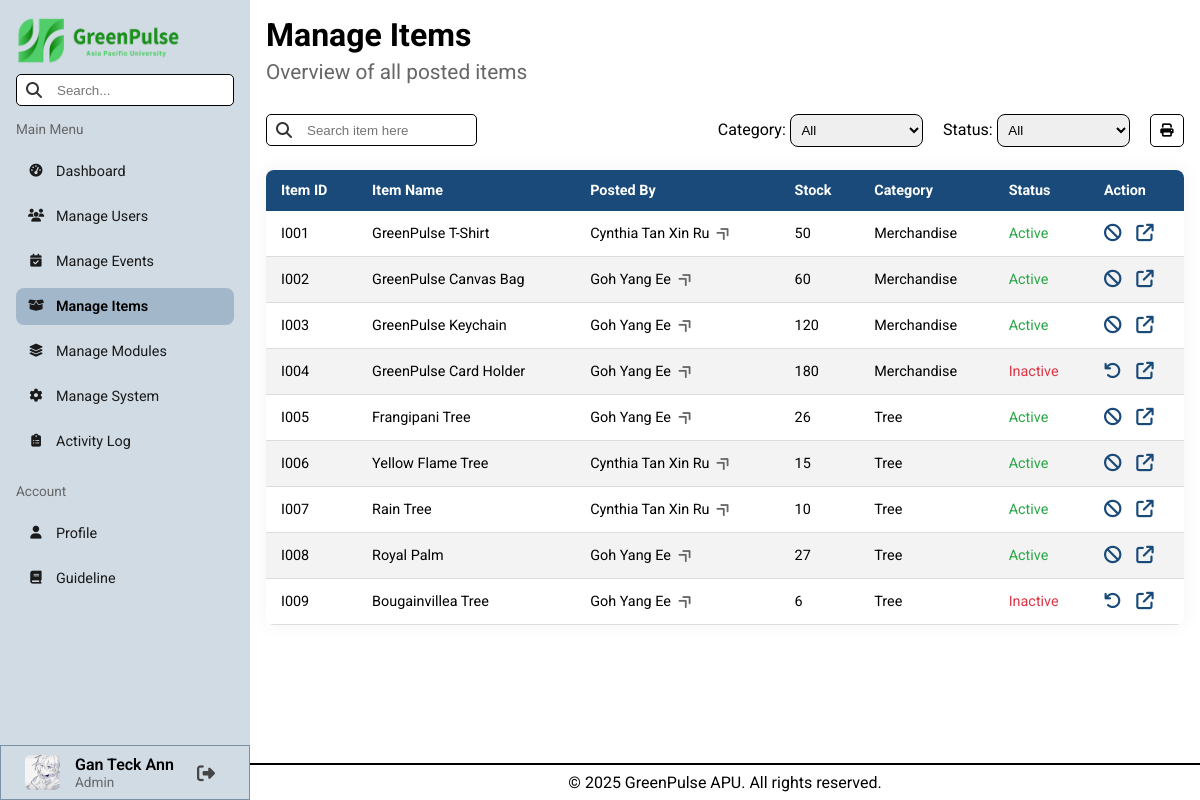
The page /pages/admin/manageItems.php (signed in) on the database as committed earlier.
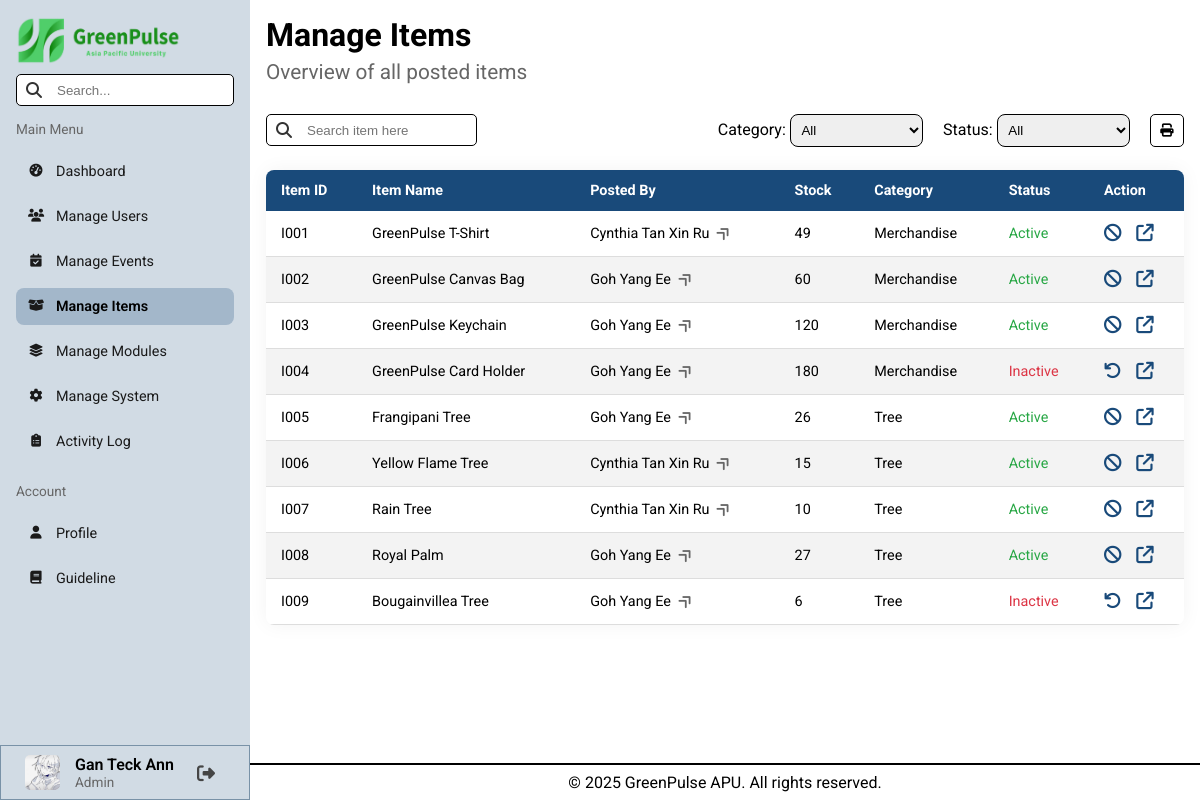
The same page on the database as committed later.
### tables this page shows
CREATE TABLE `users` (
  `user_id` varchar(8) NOT NULL,
  `name` varchar(100) NOT NULL,
  `nationality` varchar(50) DEFAULT NULL,
  `gender` char(1) DEFAULT NULL,
  `date_of_birth` date NOT NULL,
  `contact_number` varchar(12) NOT NULL,
  `education_email` varchar(50) NOT NULL,
  `course_name` varchar(255) NOT NULL,
  `registration_date` date NOT NULL,
  `password` varchar(255) NOT NULL,
  `safety_question_1` varchar(150) DEFAULT NULL,
  `answer_1` varchar(150) DEFAULT NULL,
  `safety_question_2` varchar(150) DEFAULT NULL,
  `answer_2` varchar(150) DEFAULT NULL,
  `green_points` int(11) DEFAULT NULL,
  `total_earned` int(11) DEFAULT NULL,
  `avatar` varchar(255) DEFAULT NULL,
  `role` varchar(50) NOT NULL,
  `last_login` datetime DEFAULT NULL,
  `account_status` varchar(50) NOT NULL DEFAULT 'Active'
);

CREATE TABLE `items` (
  `item_id` varchar(8) NOT NULL,
  `user_id` varchar(8) NOT NULL,
  `item_name` varchar(100) NOT NULL,
  `item_image` varchar(255) NOT NULL,
  `item_description` varchar(255) NOT NULL,
  `item_redeem_points` int(11) NOT NULL,
  `item_stock` int(11) NOT NULL,
  `category` varchar(50) NOT NULL,
  `posted_date` date NOT NULL,
  `item_status` varchar(50) NOT NULL DEFAULT 'Active'
);

### backend/sessionData.php (called while the page is built, shortened)
<?php
    $userID = $_SESSION["userID"];
    $userName = $_SESSION["userName"];
?>

### pages/admin/manageItems.php (the view, shortened to what this page needs)
<?php
    include("../../conn.php");
    include("../../backend/sessionData.php");
    include("../../backend/utility.php");
    $sql = "SELECT * FROM items";
    $currentCategory = "";
    $currentStatus = "";
    $result = mysqli_query($conn, $sql);
    $items = array();
    if (mysqli_num_rows($result) > 0) {
        while ($row = mysqli_fetch_assoc($result)) {
            $items[] = $row;
        }
    }
?>
<!DOCTYPE html>
<html lang="en">
    <head>
        <link rel="stylesheet" href="../../styles/admin.css">
        <?php include("library.php"); ?>
    </head>
    <body>
        <?php include("header.php"); ?>
        <main class="search-area">
            <h1>Manage Items</h1>
            <h2 class="page-subTitle">Overview of all posted items</h2>
            <div class="action-bar" style="margin: 1em 0;">
                <form action="" method="GET">
                    <div class="table-search-box">
                        <input type="text" name="target" placeholder="Search item here">
                    </div>
                </form>
                <form action="" method="GET" class="select-container" id="item-form">
                    <div class="select-boxs">
                        <div>
                            <label for="itemCategory">Category: </label>
                            <select name="txtCategory" id="itemCategory">
                                <option value="" <?php if($currentCategory === "") echo "selected" ?>>All</option>
                            </select>
                        </div>
                        <div>
                            <label for="itemStatus">Status: </label>
                            <select name="txtStatus" id="itemStatus">
                                <option value="" <?php if($currentStatus === "") echo "selected" ?>>All</option>
                            </select>
                        </div>
                        <button class="print" onclick="window.print()">
                            <i class="fa-solid fa-print"></i>
                        </button>
                    </div>
                </form>
            </div>
            <div class="flex-container desktop-table" style="margin: 1em 0;">
                <table>
                    <thead>
                        <tr>
                            <th>Item ID</th>
                            <th>Item Name</th>
                            <th>Posted By</th>
                            <th>Stock</th>
                            <th>Category</th>
                            <th>Status</th>
                            <th>Action</th>
                        </tr>
                    </thead>
                    <tbody>
                        <?php
                            foreach ($items as $row) {
                                $config = tableConfig($row["item_status"]);
                                $textColor = $config[0];
                                $icon = $config[1];
                                $title = $config[2];
                                $nextStatus = $config[3];
                                $author = getUserName($conn, $row["user_id"]);
                                echo '<tr>
                                        <td>' . $row['item_id'] . '</td>
                                        <td>' . $row['item_name'] . '</td>
                                        <td>
                                            <a href="viewUserProfile.php?id=' . $row['user_id'] . '&event=Event" class="redirect-link" title="View User Profile">
                                                ' . $author . '
                                                <i class="fa-solid fa-angle-double-right table-linkIcon"></i>
                                            </a>
                                        </td>
                                        <td>' . $row['item_stock'] . '</td>
                                        <td>' . ucwords($row['category']) . '</td>
                                        <td style="color:' . $textColor . '">' . $row['item_status'] . '</td>
                                        <td>
                                            <div class="action-container">
                                                <form action="" method="GET">
                                                    <input type="hidden" name="target_itemID" value="' . $row['item_id'] . '">
                                                    <input type="hidden" name="next_status" value="' . $nextStatus . '">
                                                    <button name="btnChangeStatus" type="submit" class="action-btn" title="'. $title .'">
                                                        ' . $icon . '
                                                    </button>
                                                </form>
                                                <a href="viewItemDetails.php?id=' . $row['item_id'] . '" class="action-btn" title="View">
                                                    <i class="fa-solid fa-arrow-up-right-from-square"></i>
                                                </a>
                                            </div>
                                        </td>
                                    </tr>';
                            }
                        ?>
                    </tbody>
                </table>
            </div>
        </main>
        <?php include("footer.php"); ?>
    </body>
</html>

### pages/admin/library.php (shortened to what this page needs)
<link rel="stylesheet" href="https://cdnjs.cloudflare.com/ajax/libs/font-awesome/6.4.0/css/all.min.css">

### pages/admin/header.php (shortened to what this page needs)
<?php
    $sql_userInfo = "SELECT avatar FROM users WHERE user_id = '$userID'";
    $result_userInfo = mysqli_query($conn, $sql_userInfo);
    $data_userInfo = mysqli_fetch_assoc($result_userInfo);
    $avatar = $data_userInfo["avatar"] ?? "src/avatars/default.png";
?>
<aside id="sidebar">
    <img src="../../src/elements/logo_horizontal.png" alt="Logo" width="165rem" height="50rem" class="desktop_logo">
    <div class="search-box">
        <input type="text" id="txtSearchInput" placeholder="Search...">
    </div>
    <p class="sidebar-subTitle">Main Menu</p>
    <div class="nav-pages">
        <a id="dashboard" href="index.php">
            <i class="fa-solid fa-gauge-high"></i> Dashboard
        </a>
        <a id="manageUsers" href="manageUsers.php">
            <i class="fa-solid fa-users"></i> Manage Users
        </a>
        <a id="manageEvents" href="manageEvents.php">
            <i class="fa-solid fa-calendar-check"></i> Manage Events
        </a>
        <a id="manageItems" href="manageItems.php">
            <i class="fa-solid fa-box-open"></i> Manage Items
        </a>
        <a id="manageModules" href="manageModules.php">
            <i class="fa-solid fa-layer-group"></i> Manage Modules
        </a>
        <a id="ManageSystem" href="manageSystem.php">
            <i class="fa-solid fa-gear"></i> Manage System
        </a>
        <a id="activityLog" href="activityLog.php">
            <i class="fa-solid fa-clipboard-list"></i> Activity Log
        </a>
    </div>
    <p class="sidebar-subTitle">Account</p>
    <div class="nav-pages">
        <a id="profile" href="profile.php">
            <i class="fa-solid fa-user"></i> Profile
        </a>
        <a id="guildeline" href="guideline.php">
            <i class="fa-solid fa-book"></i> Guideline
        </a>
    </div>
    <div class="user-info-section">
        <img src="../../<?php echo $avatar ?>" alt="user_avatar" width="35px" height="35px">
        <div class="user-info-box">
            <p class="name"> <?php echo $userName ?? "Unknown User" ?> </p>
            <p class="role">Admin</p>
        </div>
        <form action="../../backend/logoutRedirect.php" method="POST" class="logout-form">
            <button type="submit" class="logout-btn" title="Logout">
                <i class="fa-solid fa-right-from-bracket"></i>
            </button>
        </form>
    </div>
</aside>

### backend/utility.php (shortened to what this page needs)
<?php
    function statusColor($status) {
        if ($status === "Active" || $status === "Complete") {
            return "#28a745";
        }
        elseif ($status === "Inactive" || $status === "Pending") {
            return "#dc3545";
        }
    }
    function getUserName($conn, $user_id) {
        $sql = "SELECT name FROM users WHERE user_id = '$user_id'";
        $result = mysqli_query($conn, $sql);
        if (mysqli_num_rows($result) > 0) {
            $row = mysqli_fetch_assoc($result);
            return $row["name"];
        }
        return "User Not Found";
    }
    function tableConfig($status) {
        switch ($status) {
            case "Active":
                $icon = "<i class='fa-solid fa-ban'></i>";
                $textColor = statusColor($status);
                $nextStatus = "Inactive";
                break;
            case "Inactive":
                $icon = "<i class='fa-solid fa-undo'></i>";
                $textColor = statusColor($status);
                $nextStatus = "Active";
                break;
        }
        $title = $nextStatus;
        return array($textColor, $icon, $title, $nextStatus);
    }
?>

### pages/admin/footer.php
<footer>
    <p>&copy; 2025 GreenPulse APU. All rights reserved.</p>
</footer>

### styles/admin.css (style rules this page uses)
body { min-height: 100vh; display: grid; grid-template-columns: 250px 1fr; grid-template-rows: 1fr auto; grid-template-areas: "sidebar main" "sidebar footer"; }
aside { grid-area: sidebar; padding: 1em; background-color: #d1dbe4; top: 0; position: sticky; align-self: start; height: 100vh; display: flex; flex-direction: column; z-index: 1000; }
main { grid-area: main; padding: 1em; }
footer { grid-area: footer; padding: 0.5em; display: flex; justify-content: center; align-items: center; border-top: 2px black solid; }
footer p { margin: 0; }
.search-box { margin: 0.5em 0; position: relative; }
.search-box input, .table-search-box input, .popup-form input, .popup-input select, .addNewAnnouncem-form input { width: 100%; height: 2rem; padding: 10px 15px 10px 40px; border-radius: 5px; border: none; outline: none; border: 1px black solid; }
.nav-pages { display: flex; flex-direction: column; margin: 1em 0; gap: 0.5em; }
.nav-pages a, .nav-pages i { color: #1a1a1a; font-size: 0.9em; }
.nav-pages a { text-decoration: none; display: flex; align-items: center; padding: 10px 10px; border-radius: 8px; transition: all 0.3s ease; }
.nav-pages i { margin-right: 10px; width: 20px; text-align: center; }
.nav-pages a.active { background-color: #a3b7ca; font-weight: 600; color: #000; }
.user-info-section { margin: auto -1em -1em -1em; border: 1.5px #7992a7 solid; height: 55px; width: 250px; align-self: flex-end; display: flex; flex-direction: row; align-items: center; padding: 0 0 0 1.5em; gap: 15px; }
.user-info-section img { border-radius: 5px; }
.user-info-section .user-info-box .name { font-size: 1em; font-weight: 600; }
.user-info-section .user-info-box .role { font-size: 0.85em; color: #666; }
.logout-form { margin: 0; padding-left: 0.2em; display: flex; }
.logout-btn { background: none; border: none; padding: 5px; cursor: pointer; font-size: 18px; color: #454545; transition: 0.3s; display: flex; align-items: center; }
.sidebar-subTitle { margin-top: 0.5em; font-size: 0.85em; color: #666; }
.page-subTitle { padding: 0.3em 0; color: #666; font-weight: 400; font-size: 1.3em; }
.flex-container { display: flex; flex-direction: column; justify-content: center; align-items: center; }
.item-chart select, .select-boxs select { width: 10em; padding: 0.5em; border-radius: 8px; border: 1px black solid; }
table { width: 100%; border-collapse: collapse; background-color: #ffffff; font-size: 0.9em; min-width: 400px; border-radius: 8px; box-shadow: 0 0 20px rgba(0, 0, 0, 0.05); overflow: hidden; }
thead tr { background-color: #194a7a; color: #ffffff; text-align: left; font-weight: bold; }
th, td { padding: 12px 15px; }
tbody tr { border-bottom: 1px solid #dddddd; }
tbody tr:nth-of-type(even) { background-color: #f3f3f3; }
.action-container { display: flex; flex-direction: row; justify-content: left; gap: 15px; font-size: 1.1em; }
.action-btn { background: none; border: none; cursor: pointer; font-size: 1.1em; color: #194a7a; }
.action-bar { display: flex; flex-direction: row; justify-content: space-between; align-items: center; width: 100%; gap: 10px; }
.table-search-box { margin: 0.5em 0; position: relative; width: 100%; }
.table-search-box input { width: 90%; }
.select-container { display: flex; flex-direction: row; gap: 15px; }
.select-boxs, .action-btns { gap: 20px; }
.select-boxs { display: flex; flex-direction: row; }
.select-container button { background-color: rgba(25, 74, 122, 0.6); padding: 0.5em 0.7em; border: none; border-radius: 5px; }
.print { padding: 0 1em; background-color: white !important; border: 1px black solid !important; }
.redirect-link { color: black; text-decoration: none; cursor: pointer; }
.table-linkIcon { transform: rotate(-45deg); color: #666; margin-left: 0.3em; font-weight: 300; }
button, select { cursor: pointer; }

### styles/general.css (style rules this page uses)
* { margin: 0; padding: 0; box-sizing: border-box; }
body { font-family: "Roboto", sans-serif; }
html, body { max-width: 100%; overflow-x: clip; }

Rows that differ between the two databases and show on the page:
changed items "GreenPulse T-Shirt": item_stock "50" → "49"
